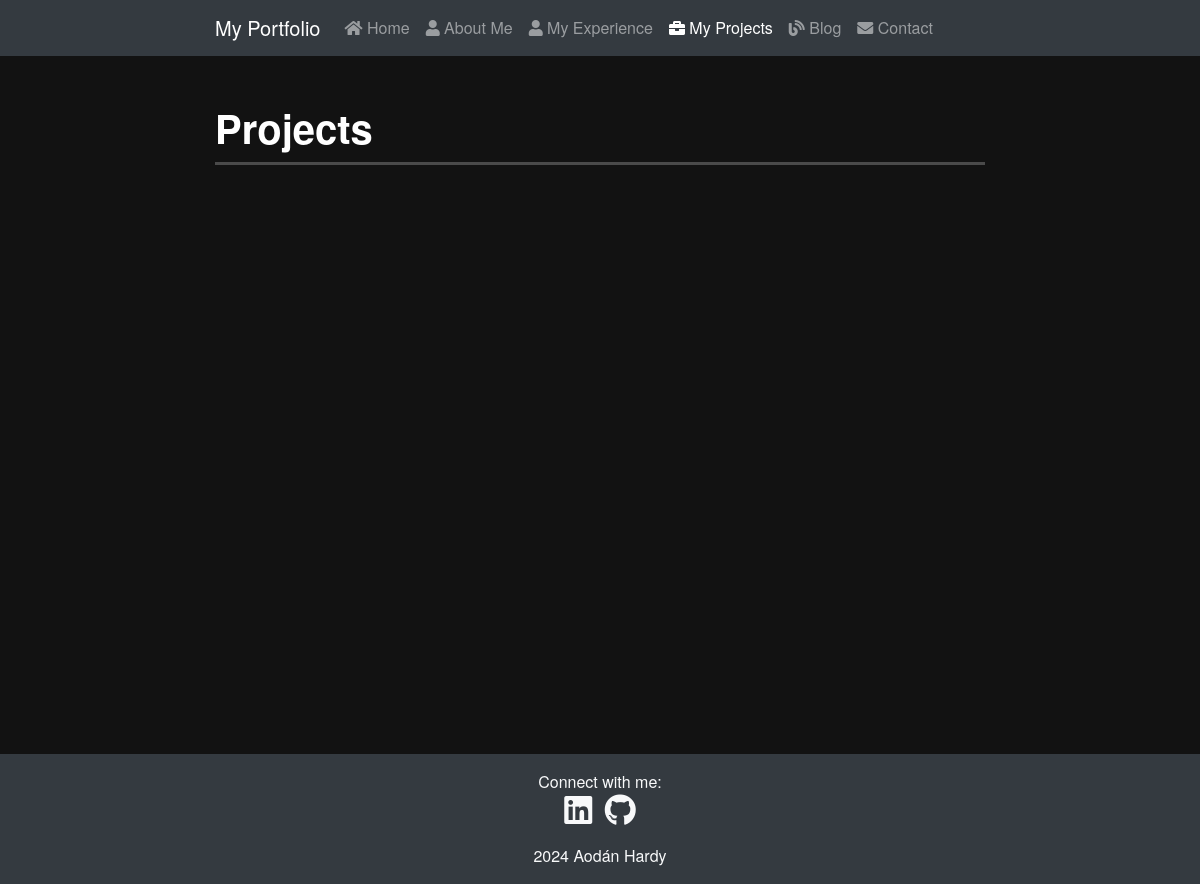
Page /projects/ on the earlier database version.
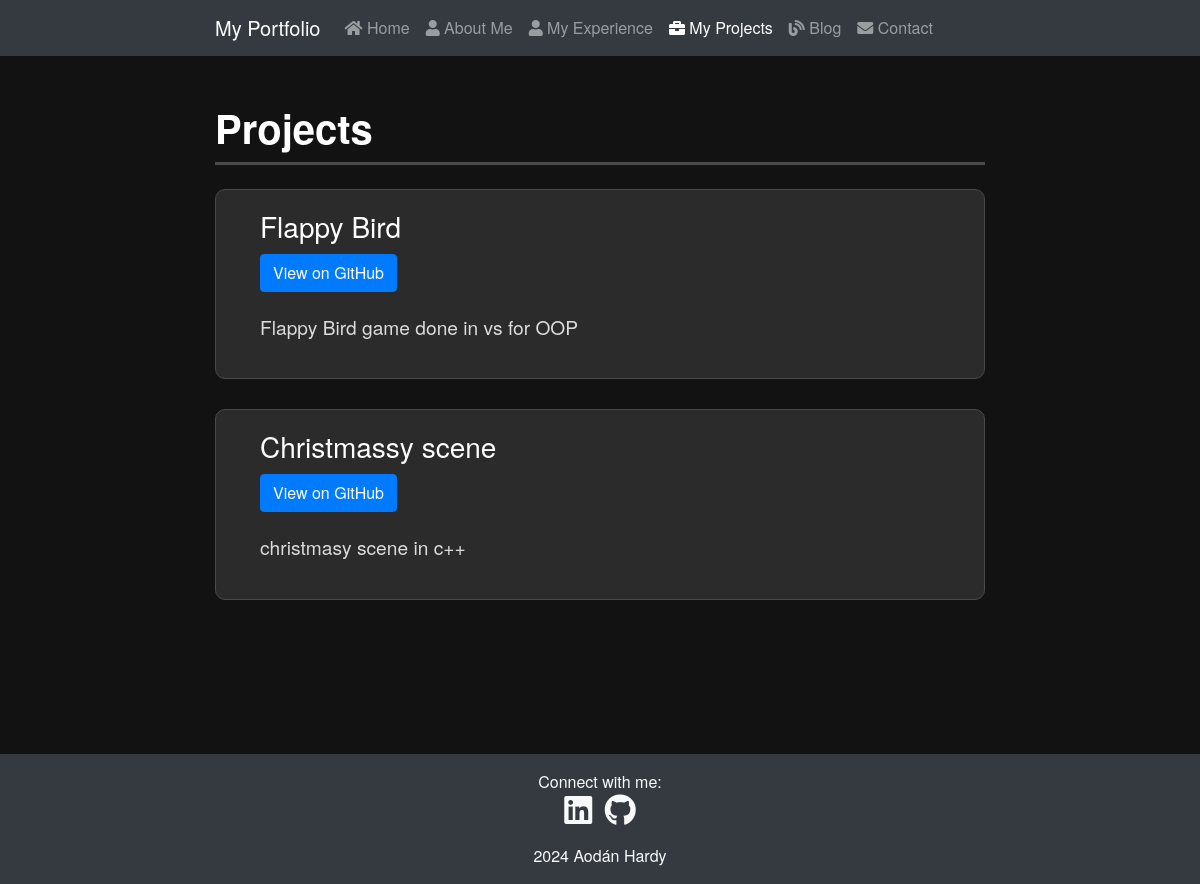
Same page on the later database version.
### projects/models.py (models this page shows, shortened)
class Project(models.Model):
    title = models.CharField(max_length=200)
    description = models.TextField()
    github_link = models.URLField(blank=True, null=True)
    display_date = models.DateField(default=timezone.now)

### projects/views.py (the view)
# urls.py: path('projects/', project_views.projects, name='projects'),
def projects(request):
    projects = Project.objects.order_by('-display_date')
    return render(request, 'projects/projects.html', {'request': request, 'projects': projects})

### projects/templates/projects/projects.html
{% extends 'mySite/base.html' %}
{% block body %}
<div class="container mt-5">
    <h2 class="projects-title mb-4">Projects</h2>
    <div class="row">
        {% for project in projects %}
            <div class="col-md-12 mb-12" style="padding-bottom: 30px">
                <div class="project-card d-flex">
                    <div class="project-details ml-4">
                        <h3 class="project-title">{{ project.title }}</h3>
                        {% if project.github_link %}
                            <a href="{{ project.github_link }}" class="btn btn-primary" target="_blank">View on GitHub</a>
                        {% endif %}
                        <p class="project-description">{{ project.description }}</p>
                    </div>
                </div>
            </div>
        {% endfor %}
    </div>
</div>
{% endblock %}

Differences in the rows shown:
added Project: title "Flappy Bird", description "Flappy Bird game done in vs for OOP"
added Project: title "Christmassy scene", description "christmasy scene in c++"
